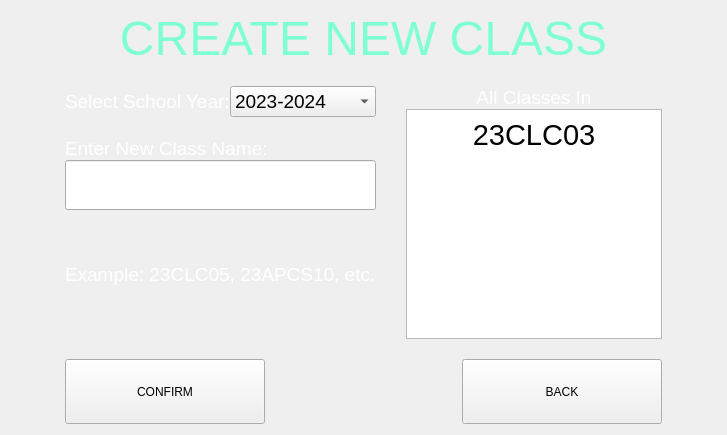
          <widget class="QWidget" name="AdAddClass">
           <layout class="QGridLayout" name="gridLayout_11">
            <property name="leftMargin">
             <number>65</number>
            </property>
            <property name="rightMargin">
             <number>65</number>
            </property>
            <property name="bottomMargin">
             <number>11</number>
            </property>
            <property name="horizontalSpacing">
             <number>30</number>
            </property>
            <property name="verticalSpacing">
             <number>20</number>
            </property>
            <item row="0" column="0" colspan="2">
             <widget class="QLabel" name="lb_createNewClass">
              <property name="maximumSize">
               <size>
                <width>16777215</width>
                <height>130</height>
               </size>
              </property>
              <property name="font">
               <font>
                <pointsize>36</pointsize>
               </font>
              </property>
              <property name="styleSheet">
               <string notr="true">color: #7FFFD4;
</string>
              </property>
              <property name="text">
               <string>CREATE NEW CLASS</string>
              </property>
              <property name="alignment">
               <set>Qt::AlignCenter</set>
              </property>
             </widget>
            </item>
            <item row="1" column="0">
             <layout class="QHBoxLayout" name="horizontalLayout_4">
              <item>
               <widget class="QLabel" name="lb_selectSY">
                <property name="font">
                 <font>
                  <pointsize>14</pointsize>
                 </font>
                </property>
                <property name="styleSheet">
                 <string notr="true">color: white;
</string>
                </property>
                <property name="text">
                 <string>Select School Year:</string>
                </property>
               </widget>
              </item>
              <item>
               <widget class="QComboBox" name="box_selectSY">
                <property name="font">
                 <font>
                  <pointsize>14</pointsize>
                 </font>
                </property>
                <item>
                 <property name="text">
                  <string>2023-2024</string>
                 </property>
                </item>
               </widget>
              </item>
             </layout>
            </item>
            <item row="1" column="1" rowspan="2">
             <layout class="QVBoxLayout" name="verticalLayout_7">
              <item>
               <widget class="QLabel" name="lb_allClassesIn">
                <property name="font">
                 <font>
                  <pointsize>14</pointsize>
                 </font>
                </property>
                <property name="styleSheet">
                 <string notr="true">color:white;
</string>
                </property>
                <property name="text">
                 <string>All Classes In</string>
                </property>
                <property name="alignment">
                 <set>Qt::AlignCenter</set>
                </property>
               </widget>
              </item>
              <item>
               <widget class="QListWidget" name="list_classes">
                <property name="font">
                 <font>
                  <pointsize>22</pointsize>
                 </font>
                </property>
                <property name="styleSheet">
                 <string notr="true">QListWidget::item { padding: 8px; text-align: center; }</string>
                </property>
                <property name="editTriggers">
                 <set>QAbstractItemView::EditKeyPressed</set>
                </property>
                <property name="viewMode">
                 <enum>QListView::ListMode</enum>
                </property>
                <property name="itemAlignment">
                 <set>Qt::AlignCenter</set>
                </property>
                <property name="sortingEnabled">
                 <bool>true</bool>
                </property>
                <item>
                 <property name="text">
                  <string>23CLC03</string>
                 </property>
                 <property name="textAlignment">
                  <set>AlignCenter</set>
                 </property>
                </item>
               </widget>
              </item>
             </layout>
            </item>
            <item row="2" column="0">
             <layout class="QVBoxLayout" name="verticalLayout_8">
              <item alignment="Qt::AlignBottom">
               <widget class="QLabel" name="lb_enterClassName">
                <property name="maximumSize">
                 <size>
                  <width>16777215</width>
                  <height>100000</height>
                 </size>
                </property>
                <property name="font">
                 <font>
                  <pointsize>14</pointsize>
                 </font>
                </property>
                <property name="styleSheet">
                 <string notr="true">color:white;</string>
                </property>
                <property name="text">
                 <string>Enter New Class Name:</string>
                </property>
               </widget>
              </item>
              <item>
               <widget class="QLineEdit" name="txt_className">
                <property name="minimumSize">
                 <size>
                  <width>0</width>
                  <height>50</height>
                 </size>
                </property>
                <property name="maximumSize">
                 <size>
                  <width>16777215</width>
                  <height>50</height>
                 </size>
                </property>
                <property name="font">
                 <font>
                  <pointsize>16</pointsize>
                 </font>
                </property>
                <property name="text">
                 <string/>
                </property>
               </widget>
              </item>
              <item>
               <widget class="QLabel" name="lb_example">
                <property name="minimumSize">
                 <size>
                  <width>0</width>
                  <height>129</height>
                 </size>
                </property>
                <property name="font">
                 <font>
                  <pointsize>14</pointsize>
                 </font>
                </property>
                <property name="styleSheet">
                 <string notr="true">color:white;</string>
                </property>
                <property name="text">
                 <string>Example: 23CLC05, 23APCS10, etc.</string>
                </property>
               </widget>
              </item>
             </layout>
            </item>
            <item row="3" column="1" alignment="Qt::AlignRight">
             <widget class="QPushButton" name="button_back_8">
              <property name="minimumSize">
               <size>
                <width>200</width>
                <height>65</height>
               </size>
              </property>
              <property name="maximumSize">
               <size>
                <width>200</width>
                <height>65</height>
               </size>
              </property>
              <property name="text">
               <string>BACK</string>
              </property>
             </widget>
            </item>
            <item row="3" column="0">
             <widget class="QPushButton" name="button_confirm_4">
              <property name="minimumSize">
               <size>
                <width>200</width>
                <height>65</height>
               </size>
              </property>
              <property name="maximumSize">
               <size>
                <width>200</width>
                <height>65</height>
               </size>
              </property>
              <property name="text">
               <string>CONFIRM</string>
              </property>
             </widget>
            </item>
           </layout>
          </widget>
